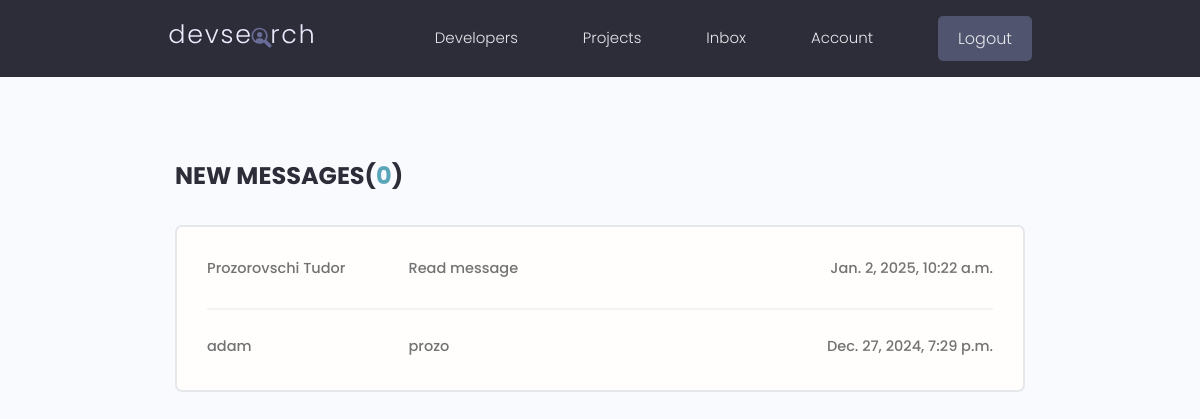
Screenshot of /inbox/ (signed in) with the database file from the repository.
### users/models.py (models this page shows, shortened)
class Message(models.Model):
    sender = models.ForeignKey(Profile, on_delete=models.SET_NULL, null=True, blank=True)
    recipient = models.ForeignKey(Profile, on_delete=models.SET_NULL, null=True, blank=True, related_name='messages')
    name = models.CharField(max_length=200, blank=True, null=True)
    email = models.EmailField(max_length=200, blank=True, null=True)
    subject = models.CharField(max_length=200, blank=True, null=True)
    body = models.TextField()
    is_read = models.BooleanField(default=False, null=True)
    created = models.DateTimeField(auto_now_add=True)
    id = models.UUIDField(default=uuid.uuid4, unique=True, primary_key=True, editable=False)
    class Meta:
        ordering = ['is_read', '-created']

### users/views.py (the view)
@login_required(login_url='login')
def inbox(request):
    profile = request.user.profile
    messageRequests = profile.messages.all()
    unreadCount = messageRequests.filter(is_read=False).count()
    context = {'messageRequests': messageRequests, 'unreadCount': unreadCount}
    return render(request, 'users/inbox.html', context)

### users/templates/users/inbox.html
{% extends 'main.html' %}
{% block content %}
<main class="inbox my-xl">
  <div class="content-box">
    <h3 class="inbox__title">New Messages(<span>{{unreadCount}}</span>)</h3>
    <ul class="messages">
      {% for message in messageRequests %}
      {% if message.is_read == False %}
      <li class="message message--unread">
        {% else %}
      <li class="message">
        {% endif %}
        <a href="{% url 'message' message.id %}">
          <span class="message__author">{{message.name}}</span>
          <span class="message__subject">{{message.subject}}</span>
          <span class="message__date">{{message.created}}</span>
        </a>
      </li>
      {% endfor %}
    </ul>
  </div>
</main>
{% endblock content %}

### static/styles/app.css (style rules this page uses)
.content-box { width: 95%; max-width: 85rem; margin: 0 auto; }
.inbox { height: 90vh; }
.inbox__title, .inbox__title span { font-size: 2.4rem; font-weight: 700; color: var(--color-sub); text-transform: uppercase; text-align: left; margin-bottom: 3rem; }
.inbox__title span { color: var(--color-main); }
.messages { list-style: none; background: var(--color-white); padding: 0.5rem 3rem; border: 2px solid var(--color-light); border-radius: 0.7rem; }
.message { padding: 2.5rem 0; }
.message > a span { font-size: 1.45rem; font-weight: 500; }
.message:not(:last-child) { border-bottom: 2px solid var(--color-white-light); }
.message > a { display: flex; gap: 1rem; }
.message__author, .message__date { flex-basis: 25%; }
.message__subject { flex-basis: 50%; }
.message__date { text-align: right; }

### static/uikit/styles/modules/_base.css (style rules this page uses)
* { margin: 0; padding: 0; box-sizing: border-box; text-rendering: optimizeLegibility; color: inherit; font-size: inherit; }
body { line-height: 1.6; font-weight: 400; font-size: 1.5rem; color: var(--color-text); background-color: var(--color-bg); min-height: 100vh; }

### static/uikit/styles/modules/_typography.css (style rules this page uses)
* { font-family: var(--font-base); }
h3 { font-size: 3.2rem; font-weight: var(--font-medium); }
p, span, strong { font-size: 1.6rem; color: var(--color-text); font-weight: var(--font-regular); }
a { padding-bottom: 2px; text-decoration: none; display: inline-block; color: var(--color-main); font-weight: var(--font-medium); }

### static/uikit/styles/modules/_utilities.css (style rules this page uses)
.my-xl { margin: 8rem auto; }

### rows the page displays
Message: name "Prozorovschi Tudor", subject "Read message", created "Jan. 2, 2025, 10:22 a.m."
Message: name "adam", subject "prozo", created "Dec. 27, 2024, 7:29 p.m."

### other values shown
{{ unreadCount }} "0"
